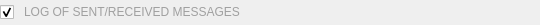
<?xml version="1.0" encoding="UTF-8"?>
<ui version="4.0">
 <class>MessageManagerLogMini</class>
 <widget class="QWidget" name="MessageManagerLogMini">
  <property name="geometry">
   <rect>
    <x>0</x>
    <y>0</y>
    <width>540</width>
    <height>25</height>
   </rect>
  </property>
  <property name="windowTitle">
   <string>Form</string>
  </property>
  <property name="styleSheet">
   <string notr="true">QWidget#log {
	font: 	10px &quot;Lucida Console&quot;, &quot;Monaco&quot;, &quot;Monospace&quot;;
	color: 	rgb(160, 160, 160);
}
</string>
  </property>
  <layout class="QHBoxLayout" name="horizontalLayout">
   <property name="spacing">
    <number>10</number>
   </property>
   <property name="margin">
    <number>0</number>
   </property>
   <item>
    <widget class="QCheckBox" name="enable">
     <property name="toolTip">
      <string>Instantaneous messages log activation</string>
     </property>
     <property name="statusTip">
      <string>Instantaneous messages log activation|Disable the instantaneous log if you need to save some CPU resources... and enable it if you need log trace!</string>
     </property>
     <property name="text">
      <string/>
     </property>
     <property name="checked">
      <bool>true</bool>
     </property>
    </widget>
   </item>
   <item>
    <widget class="QLabel" name="log">
     <property name="sizePolicy">
        <sizepolicy hsizetype="Expanding" vsizetype="Fixed">
       <horstretch>0</horstretch>
       <verstretch>0</verstretch>
      </sizepolicy>
     </property>
     <property name="minimumSize">
      <size>
         <width>180</width>
       <height>18</height>
      </size>
     </property>
     <property name="maximumSize">
      <size>
         <width>16777215</width>
       <height>18</height>
      </size>
     </property>
     <property name="toolTip">
      <string>Instantaneous messages log</string>
     </property>
     <property name="statusTip">
      <string>Instantaneous messages log|The instantaneous log displays each 200ms the last sent or received messages. Useful to see quickly if your score is emitting messages!</string>
     </property>
     <property name="text">
      <string>LOG OF SENT/RECEIVED MESSAGES</string>
     </property>
    </widget>
   </item>
  </layout>
 </widget>
 <resources/>
 <connections/>
</ui>
